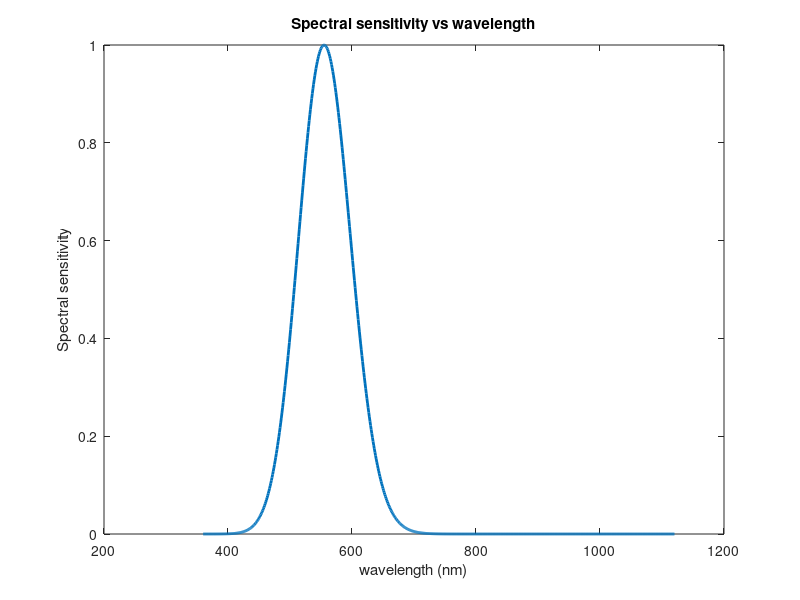

This chart was generated by the following MATLAB code:
clear all
clc
close all
lambda_i = 1120;
lambda = 360:lambda_i;
x = lambda/555-1;
S = exp(-88*(x.^2)+41*(x.^3));%sensitivity eqn proposed by Agarwal
%%%%
% 
% lambda_i = 1120;
% lambda = 360:lambda_i;
% x = lambda/555-1;
% S = exp(-88*(x.^2)+41*(x.^3));%sensitivity eqn proposed by Agarwal
%%%%
plot(lambda,S,'LineWidth',2')
title("Spectral sensitivity vs wavelength")
xlabel('wavelength (nm)')
ylabel('Spectral sensitivity')